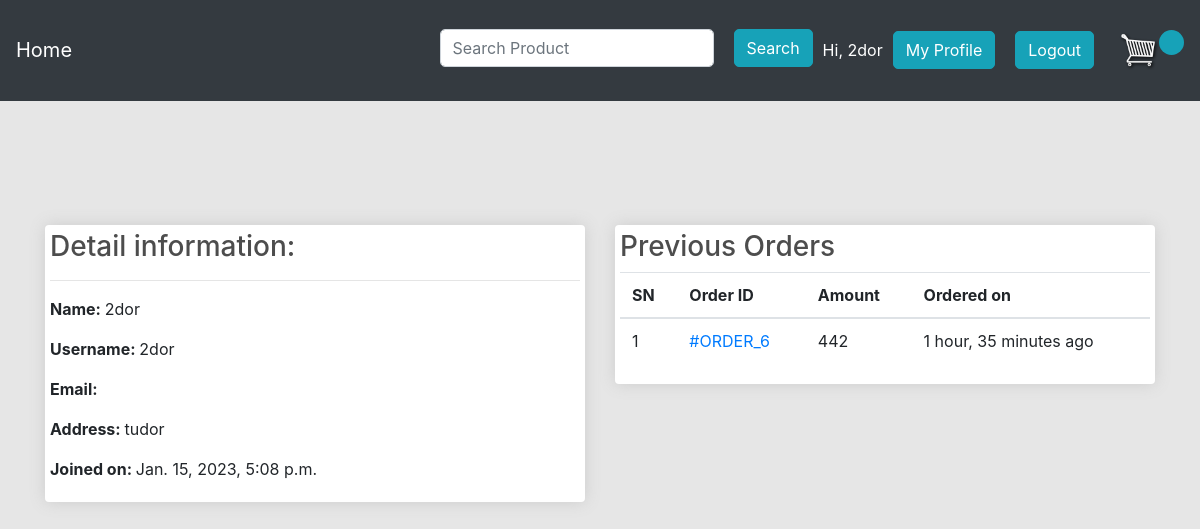
The page /profile/ (signed in) on the database as committed earlier.
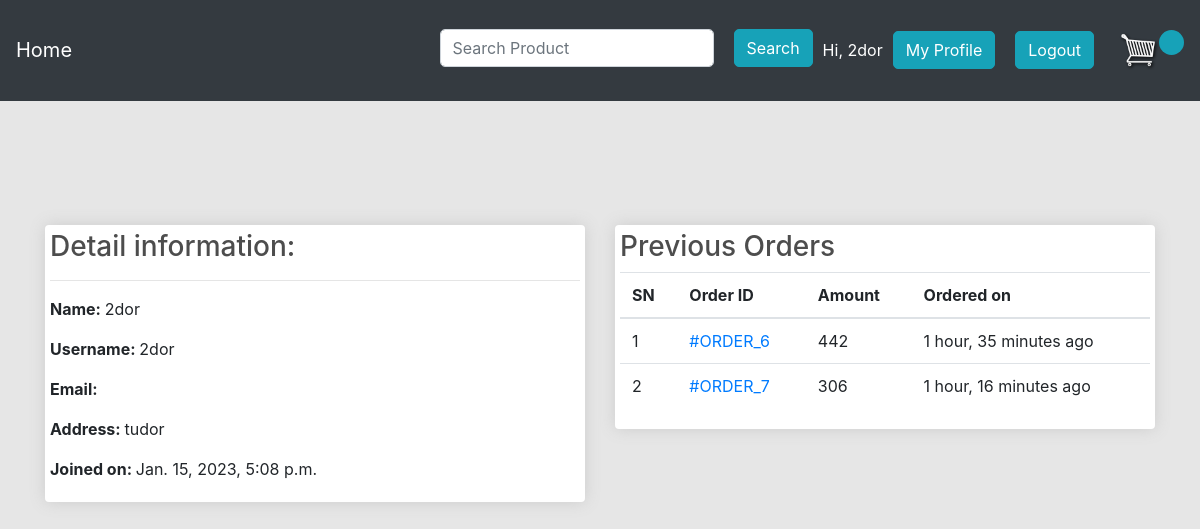
The same page on the database as committed later.
### ecomm/models.py (models this page shows, shortened)
class Customer(models.Model):
	user = models.OneToOneField(User, on_delete=models.CASCADE)
	full_name = models.CharField(max_length=200)
	address = models.CharField(max_length=200, null=True, blank=True)
	joined_on = models.DateTimeField(auto_now_add=True)

class Order(models.Model):
	cart = models.OneToOneField(Cart, on_delete=models.CASCADE)
	ordered_by = models.CharField(max_length=200)
	shipping_address = models.CharField(max_length=200)
	mobile = models.CharField(max_length=10)
	email = models.EmailField(null=True, blank=True)
	total = models.PositiveIntegerField()
	subtotal = models.PositiveIntegerField()
	created_at = models.DateTimeField(auto_now_add=True)

### ecomm/views.py (the view)
# urls.py: path('profile/', CustomerProfileView.as_view(), name='customerprofile'),
class CustomerProfileView(TemplateView):
	template_name = 'cutomerprofile.html'
	def dispatch(self, request, *args, **kwargs):
		if request.user.is_authenticated and request.user.customer:
			pass
		else:
			return redirect('/login/?next=profile/')
		return super().dispatch(request, *args, **kwargs)
	def get_context_data(self, **kwargs):
		context = super().get_context_data(**kwargs)
		customer = self.request.user.customer
		context['customer'] = customer
		orders = Order.objects.filter(cart__customer=customer)
		context['orders'] = orders
		return context

### templates/cutomerprofile.html (shortened to what this page needs)
{% extends 'base.html' %}
{% block content %}
<div class="row">
    <div class="col-lg-6">
        <div class="box-element" id="form-wrapper" style="background-color: #fff;">
            <h3>Detail information:</h3>
            <hr>
            <p><span class="font-weight-bold">Name: </span>{{ customer.full_name }}</p>
            <p><span class="font-weight-bold">Username: </span>{{ customer.user.username }}</p>
            <p><span class="font-weight-bold">Email: </span>{{ customer.user.email }}</p>
            <p><span class="font-weight-bold">Address: </span>{{ customer.address }}</p>
            <p><span class="font-weight-bold">Joined on: </span>{{ customer.joined_on }}</p>
        </div>
        <br>
    </div>
    <div class="col-lg-6">
        <div class="box-element" style="background-color: #fff;">
            <h3>Previous Orders</h3>
            <table class="table">
                <thead>
                    <tr>
                        <th>SN</th>
                        <th>Order ID</th>
                        <th>Amount</th>
                        <th>Ordered on</th>
                    </tr>
                </thead>
                <tbody>
                    {% for ord in orders %}
                    <tr>
                        <td>{{forloop.counter}}</td>
                        <td><a href=""> #ORDER_{{ord.id}}</a></td>
                        <td>{{ord.total}}</td>
                        <td>{{ord.created_at|timesince}} ago</td>
                    </tr>
                    {% endfor %}
                </tbody>
            </table>
        </div>
    </div>
</div>
{% endblock %}

### templates/base.html (shortened to what this page needs)
<html>
<head>
{% load static %}
    <link rel="stylesheet" href="https://stackpath.bootstrapcdn.com/bootstrap/4.4.1/css/bootstrap.min.css"
>
    <link rel="stylesheet" type="text/css" href="{% static 'main.css' %}">
</head>
<body style="background-color: #e6e6e6">
{% include 'navbar.html' %}
<div class="container" >
    <br>
    {% block content %}
    {% endblock content %}
</div>
</body>
</html>

### templates/navbar.html (shortened to what this page needs)
{% load static %}
<nav class="navbar navbar-expand-lg navbar-dark bg-dark">
    <a class="navbar-brand" href="/">Home</a>
    <div class="collapse navbar-collapse" id="navbarSupportedContent">
        <form class="d-flex" method="POST" action="" style="margin-top:1%;">
            <input class="form-control me-2" type="search" placeholder="Search Product" aria-label="Search"
                   style="margin:10px; border-radius: 5px;" name="search">
            <button class="btn btn-info" type="submit" style="margin:10px; border-radius: 5px;">Search</button>
        </form>
        <div class="form-inline my-2 my-lg-0" style="margin-top:1%;">
            {% if request.user.customer %}
             <span style="color:#ffff">Hi, {{ request.user.username }} </span>
            <a class="btn btn-info" href="{% url 'ecomm:customerprofile' %}" style="margin:10px; border-radius: 5px;">My Profile</a>
            <a class="btn btn-info" href="{% url 'ecomm:customerlogout' %}" style="margin:10px; border-radius: 5px;">Logout</a>
            {% else %}
            <a href="{% url 'ecomm:customerlogin' %}" class="btn btn-info" style="margin:10px; border-radius: 5px;">Login</a>
            <a href="{% url 'ecomm:customerregistration' %}" class="btn btn-info" style="margin:10px; border-radius: 5px;">New User</a>
            {% endif %}
            <a href="{% url 'ecomm:mycart' %}">
                <img id="cart-icon" src="{% static 'cart.png' %}">
            </a>
            <p id="cart-total">{{ cart.get_cart_items }}</p>
        </div>
    </div>
</nav>

### ecomm/static/main.css (style rules this page uses)
body { background-color: hsl(0, 0%, 90%); padding-bottom: 5%; }
h1,h2,h3,h4,h5,h6 { color:hsl(0, 0%, 30%); }
.box-element { box-shadow:hsl(0, 0%, 80%) 0 0 16px; background-color: #fff; border-radius: 4px; padding: 5px; }
#cart-icon { width:40px; display: inline-block; margin-left: 15px; }
#cart-total { display: block; text-align: center; color:#fff; background-color: #17a2b8; width: 25px; height: 25px; border-radius: 50%; font-size: 14px; }
.col-lg-4, .col-lg-6, .col-lg-8, .col-lg-12 { margin-top: 100px; }
.btn { border-radius: 3; }

Rows that differ between the two databases and show on the page:
added Order: id "7", total "306", created_at "1 hour, 16 minutes"
